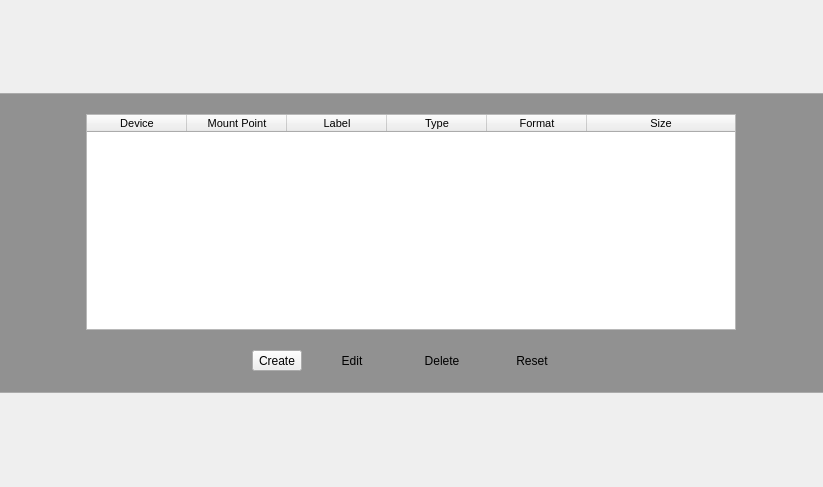
<?xml version="1.0" encoding="UTF-8"?>
<ui version="4.0">
 <class>ManualPartWidget</class>
 <widget class="QWidget" name="ManualPartWidget">
  <property name="geometry">
   <rect>
    <x>0</x>
    <y>0</y>
    <width>823</width>
    <height>487</height>
   </rect>
  </property>
  <property name="styleSheet">
   <string notr="true"/>
  </property>
  <layout class="QGridLayout" name="gridLayout">
   <property name="margin">
    <number>0</number>
   </property>
   <property name="spacing">
    <number>0</number>
   </property>
   <item row="0" column="0">
    <widget class="QFrame" name="frame">
     <property name="sizePolicy">
      <sizepolicy hsizetype="Expanding" vsizetype="Fixed">
       <horstretch>0</horstretch>
       <verstretch>0</verstretch>
      </sizepolicy>
     </property>
     <property name="minimumSize">
      <size>
       <width>600</width>
       <height>250</height>
      </size>
     </property>
     <property name="maximumSize">
      <size>
       <width>16777215</width>
       <height>300</height>
      </size>
     </property>
     <property name="styleSheet">
      <string notr="true">#frame{
background-color: rgba(0,0,0,100);
border-top: 1px solid rgba(255,255,255,60);
border-bottom: 1px solid rgba(255,255,255,60);
}


QListView {
     show-decoration-selected: 1; /* make the selection span the entire width of the view */
 }

 QListView::item{
	border-radius: 2px;
    border:0px;
padding: 5px
}

 QListView::item:selected {
border:0px;
 }

 QListView::item:selected:!active {
     background-color: qlineargradient(spread:pad, x1:0.5, y1:1, x2:0.5, y2:0, stop:0 rgba(129, 3, 3, 255), stop:0.0192308 rgba(160, 35, 25, 255), stop:0.521739 rgba(166, 35, 29, 255), stop:0.531585 rgba(184, 46, 40, 255), stop:0.983696 rgba(168, 78, 74, 255), stop:1 rgba(210, 110, 110, 255));

 }

 QListView::item:selected:active {
     background-color: qlineargradient(spread:pad, x1:0.5, y1:1, x2:0.5, y2:0, stop:0 rgba(129, 3, 3, 255), stop:0.0192308 rgba(160, 35, 25, 255), stop:0.521739 rgba(166, 35, 29, 255), stop:0.531585 rgba(184, 46, 40, 255), stop:0.983696 rgba(168, 78, 74, 255), stop:1 rgba(210, 110, 110, 255));
 }

 QListView::item:hover {
     background-color: qlineargradient(spread:pad, x1:0.5, y1:1, x2:0.5, y2:0, stop:0 rgba(129, 3, 3, 100), stop:0.0192308 rgba(160, 35, 25, 100), stop:0.521739 rgba(166, 35, 29, 100), stop:0.531585 rgba(184, 46, 40, 100), stop:0.983696 rgba(168, 78, 74, 100), stop:1 rgba(210, 110, 110, 100));
 }</string>
     </property>
     <property name="frameShape">
      <enum>QFrame::NoFrame</enum>
     </property>
     <property name="frameShadow">
      <enum>QFrame::Plain</enum>
     </property>
     <property name="lineWidth">
      <number>0</number>
     </property>
     <layout class="QGridLayout" name="gridLayout_5">
      <property name="leftMargin">
       <number>0</number>
      </property>
      <property name="topMargin">
       <number>20</number>
      </property>
      <property name="rightMargin">
       <number>0</number>
      </property>
      <property name="bottomMargin">
       <number>20</number>
      </property>
      <property name="horizontalSpacing">
       <number>30</number>
      </property>
      <property name="verticalSpacing">
       <number>0</number>
      </property>
      <item row="0" column="1">
       <layout class="QHBoxLayout" name="horizontalLayout_2">
        <property name="spacing">
         <number>30</number>
        </property>
        <item>
         <layout class="QVBoxLayout" name="verticalLayout">
          <property name="spacing">
           <number>15</number>
          </property>
          <item>
           <layout class="QHBoxLayout" name="horizontalLayout_3">
            <property name="spacing">
             <number>0</number>
            </property>
            <property name="bottomMargin">
             <number>5</number>
            </property>
            <item>
             <widget class="QTreeWidget" name="deviceTree">
              <property name="maximumSize">
               <size>
                <width>650</width>
                <height>16777215</height>
               </size>
              </property>
              <property name="styleSheet">
               <string notr="true"/>
              </property>
              <property name="sortingEnabled">
               <bool>false</bool>
              </property>
              <property name="allColumnsShowFocus">
               <bool>false</bool>
              </property>
              <property name="wordWrap">
               <bool>true</bool>
              </property>
              <property name="headerHidden">
               <bool>false</bool>
              </property>
              <attribute name="headerCascadingSectionResizes">
               <bool>true</bool>
              </attribute>
              <attribute name="headerHighlightSections">
               <bool>false</bool>
              </attribute>
              <attribute name="headerMinimumSectionSize">
               <number>75</number>
              </attribute>
              <attribute name="headerShowSortIndicator" stdset="0">
               <bool>false</bool>
              </attribute>
              <attribute name="headerStretchLastSection">
               <bool>true</bool>
              </attribute>
              <column>
               <property name="text">
                <string>Device</string>
               </property>
               <property name="font">
                <font>
                 <pointsize>8</pointsize>
                </font>
               </property>
               <property name="textAlignment">
                <set>AlignHCenter|AlignVCenter|AlignCenter</set>
               </property>
              </column>
              <column>
               <property name="text">
                <string>Mount Point</string>
               </property>
               <property name="font">
                <font>
                 <pointsize>8</pointsize>
                </font>
               </property>
               <property name="textAlignment">
                <set>AlignHCenter|AlignVCenter|AlignCenter</set>
               </property>
              </column>
              <column>
               <property name="text">
                <string>Label</string>
               </property>
               <property name="font">
                <font>
                 <pointsize>8</pointsize>
                </font>
               </property>
               <property name="textAlignment">
                <set>AlignHCenter|AlignVCenter|AlignCenter</set>
               </property>
              </column>
              <column>
               <property name="text">
                <string>Type</string>
               </property>
               <property name="font">
                <font>
                 <pointsize>8</pointsize>
                </font>
               </property>
               <property name="textAlignment">
                <set>AlignHCenter|AlignVCenter|AlignCenter</set>
               </property>
              </column>
              <column>
               <property name="text">
                <string>Format</string>
               </property>
               <property name="font">
                <font>
                 <pointsize>8</pointsize>
                </font>
               </property>
               <property name="textAlignment">
                <set>AlignHCenter|AlignVCenter|AlignCenter</set>
               </property>
              </column>
              <column>
               <property name="text">
                <string>Size</string>
               </property>
               <property name="font">
                <font>
                 <pointsize>8</pointsize>
                </font>
               </property>
               <property name="textAlignment">
                <set>AlignHCenter|AlignVCenter|AlignCenter</set>
               </property>
              </column>
             </widget>
            </item>
           </layout>
          </item>
          <item>
           <layout class="QHBoxLayout" name="horizontalLayout">
            <property name="spacing">
             <number>10</number>
            </property>
            <item>
             <spacer name="horizontalSpacer">
              <property name="orientation">
               <enum>Qt::Horizontal</enum>
              </property>
              <property name="sizeHint" stdset="0">
               <size>
                <width>40</width>
                <height>20</height>
               </size>
              </property>
             </spacer>
            </item>
            <item>
             <widget class="QToolButton" name="newButton">
              <property name="sizePolicy">
               <sizepolicy hsizetype="Fixed" vsizetype="Fixed">
                <horstretch>0</horstretch>
                <verstretch>0</verstretch>
               </sizepolicy>
              </property>
              <property name="layoutDirection">
               <enum>Qt::LeftToRight</enum>
              </property>
              <property name="text">
               <string>Create</string>
              </property>
              <property name="icon">
               <iconset resource="../../../../yali-theme-pardus/data.qrc">
                <normaloff>:/gui/pics/expand.png</normaloff>:/gui/pics/expand.png</iconset>
              </property>
              <property name="popupMode">
               <enum>QToolButton::InstantPopup</enum>
              </property>
              <property name="toolButtonStyle">
               <enum>Qt::ToolButtonTextBesideIcon</enum>
              </property>
              <property name="autoRaise">
               <bool>false</bool>
              </property>
              <property name="arrowType">
               <enum>Qt::NoArrow</enum>
              </property>
             </widget>
            </item>
            <item>
             <widget class="QPushButton" name="editButton">
              <property name="text">
               <string>Edit</string>
              </property>
              <property name="icon">
               <iconset resource="../../../../yali-theme-pardus/data.qrc">
                <normaloff>:/gui/pics/document-edit.png</normaloff>:/gui/pics/document-edit.png</iconset>
              </property>
              <property name="flat">
               <bool>true</bool>
              </property>
             </widget>
            </item>
            <item>
             <widget class="QPushButton" name="deleteButton">
              <property name="text">
               <string>Delete</string>
              </property>
              <property name="icon">
               <iconset resource="../../../../yali-theme-pardus/data.qrc">
                <normaloff>:/gui/pics/draw-eraser.png</normaloff>:/gui/pics/draw-eraser.png</iconset>
              </property>
              <property name="flat">
               <bool>true</bool>
              </property>
             </widget>
            </item>
            <item>
             <widget class="QPushButton" name="resetButton">
              <property name="text">
               <string>Reset</string>
              </property>
              <property name="icon">
               <iconset resource="../../../../yali-theme-pardus/data.qrc">
                <normaloff>:/gui/pics/view-refresh.png</normaloff>:/gui/pics/view-refresh.png</iconset>
              </property>
              <property name="flat">
               <bool>true</bool>
              </property>
             </widget>
            </item>
            <item>
             <spacer name="horizontalSpacer_2">
              <property name="orientation">
               <enum>Qt::Horizontal</enum>
              </property>
              <property name="sizeHint" stdset="0">
               <size>
                <width>40</width>
                <height>20</height>
               </size>
              </property>
             </spacer>
            </item>
           </layout>
          </item>
         </layout>
        </item>
       </layout>
      </item>
     </layout>
    </widget>
   </item>
  </layout>
 </widget>
 <resources>
  <include location="../../../../yali-theme-pardus/data.qrc"/>
 </resources>
 <connections/>
</ui>
